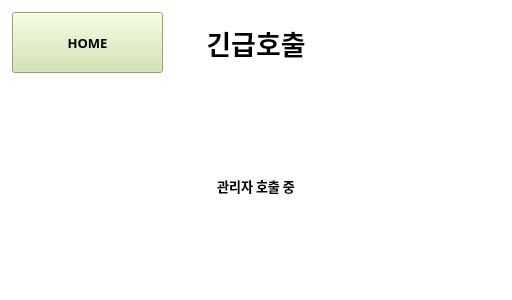
<?xml version="1.0" encoding="UTF-8"?>
<ui version="4.0">
 <class>MainWindow</class>
 <widget class="QMainWindow" name="MainWindow">
  <property name="geometry">
   <rect>
    <x>0</x>
    <y>0</y>
    <width>512</width>
    <height>300</height>
   </rect>
  </property>
  <property name="sizePolicy">
   <sizepolicy hsizetype="Expanding" vsizetype="Expanding">
    <horstretch>0</horstretch>
    <verstretch>0</verstretch>
   </sizepolicy>
  </property>
  <property name="windowTitle">
   <string>MainWindow</string>
  </property>
  <property name="layoutDirection">
   <enum>Qt::LeftToRight</enum>
  </property>
  <widget class="QWidget" name="centralwidget">
   <property name="sizePolicy">
    <sizepolicy hsizetype="Expanding" vsizetype="Expanding">
     <horstretch>0</horstretch>
     <verstretch>0</verstretch>
    </sizepolicy>
   </property>
   <property name="contextMenuPolicy">
    <enum>Qt::NoContextMenu</enum>
   </property>
   <property name="layoutDirection">
    <enum>Qt::LeftToRight</enum>
   </property>
   <property name="styleSheet">
    <string notr="true">background-color: white;
</string>
   </property>
   <layout class="QGridLayout" name="gridLayout_3">
    <item row="1" column="0">
     <layout class="QGridLayout" name="gridLayout" rowstretch="0,0,0,0,0,0" columnstretch="0,0,0,0,0">
      <property name="sizeConstraint">
       <enum>QLayout::SetDefaultConstraint</enum>
      </property>
      <property name="verticalSpacing">
       <number>5</number>
      </property>
      <item row="1" column="1" colspan="3">
       <widget class="QLabel" name="title">
        <property name="sizePolicy">
         <sizepolicy hsizetype="Expanding" vsizetype="Expanding">
          <horstretch>0</horstretch>
          <verstretch>0</verstretch>
         </sizepolicy>
        </property>
        <property name="font">
         <font>
          <family>Malgun Gothic</family>
          <pointsize>20</pointsize>
          <weight>75</weight>
          <bold>true</bold>
         </font>
        </property>
        <property name="text">
         <string>긴급호출</string>
        </property>
        <property name="alignment">
         <set>Qt::AlignCenter</set>
        </property>
       </widget>
      </item>
      <item row="5" column="2">
       <widget class="QLabel" name="label_2">
        <property name="sizePolicy">
         <sizepolicy hsizetype="Expanding" vsizetype="Expanding">
          <horstretch>0</horstretch>
          <verstretch>0</verstretch>
         </sizepolicy>
        </property>
        <property name="styleSheet">
         <string notr="true">color: white;
</string>
        </property>
        <property name="text">
         <string>TextLabel</string>
        </property>
       </widget>
      </item>
      <item row="2" column="4">
       <widget class="QLabel" name="label_4">
        <property name="sizePolicy">
         <sizepolicy hsizetype="Expanding" vsizetype="Expanding">
          <horstretch>0</horstretch>
          <verstretch>0</verstretch>
         </sizepolicy>
        </property>
        <property name="text">
         <string/>
        </property>
       </widget>
      </item>
      <item row="1" column="0">
       <widget class="QPushButton" name="btn_home">
        <property name="sizePolicy">
         <sizepolicy hsizetype="Expanding" vsizetype="Expanding">
          <horstretch>0</horstretch>
          <verstretch>0</verstretch>
         </sizepolicy>
        </property>
        <property name="font">
         <font>
          <family>Malgun Gothic</family>
          <pointsize>10</pointsize>
          <weight>75</weight>
          <bold>true</bold>
         </font>
        </property>
        <property name="styleSheet">
         <string notr="true">background-color: #cfe3ac;
margin: 3px;
padding: 5px;</string>
        </property>
        <property name="text">
         <string> HOME </string>
        </property>
       </widget>
      </item>
      <item row="3" column="2">
       <widget class="QLabel" name="emr_label">
        <property name="sizePolicy">
         <sizepolicy hsizetype="Expanding" vsizetype="Expanding">
          <horstretch>0</horstretch>
          <verstretch>0</verstretch>
         </sizepolicy>
        </property>
        <property name="font">
         <font>
          <family>Malgun Gothic</family>
          <pointsize>10</pointsize>
          <weight>75</weight>
          <bold>true</bold>
         </font>
        </property>
        <property name="layoutDirection">
         <enum>Qt::LeftToRight</enum>
        </property>
        <property name="styleSheet">
         <string notr="true"/>
        </property>
        <property name="text">
         <string>관리자 호출 중</string>
        </property>
        <property name="alignment">
         <set>Qt::AlignCenter</set>
        </property>
       </widget>
      </item>
      <item row="2" column="2">
       <widget class="QLabel" name="emr_light_img">
        <property name="sizePolicy">
         <sizepolicy hsizetype="Expanding" vsizetype="Expanding">
          <horstretch>0</horstretch>
          <verstretch>0</verstretch>
         </sizepolicy>
        </property>
        <property name="styleSheet">
         <string notr="true"/>
        </property>
        <property name="text">
         <string/>
        </property>
        <property name="textFormat">
         <enum>Qt::AutoText</enum>
        </property>
        <property name="pixmap">
         <pixmap resource="resource.qrc">:/assets/assets/emr_light.svg</pixmap>
        </property>
        <property name="scaledContents">
         <bool>true</bool>
        </property>
        <property name="alignment">
         <set>Qt::AlignCenter</set>
        </property>
        <property name="indent">
         <number>-1</number>
        </property>
       </widget>
      </item>
     </layout>
    </item>
   </layout>
  </widget>
 </widget>
 <resources>
  <include location="resource.qrc"/>
 </resources>
 <connections/>
</ui>
